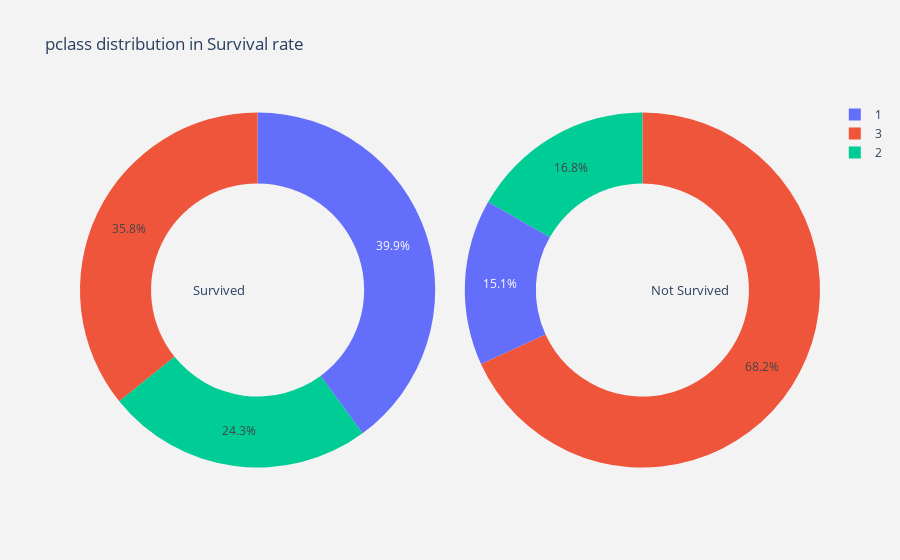
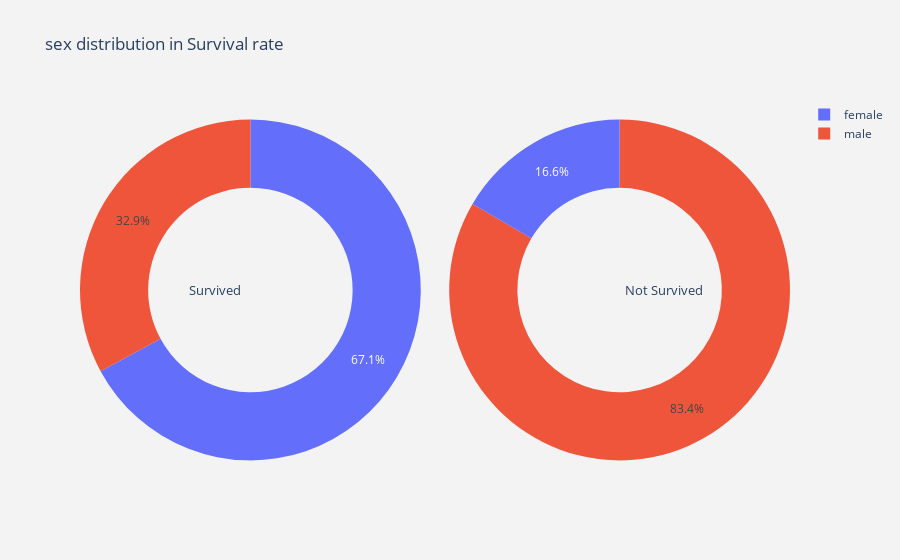
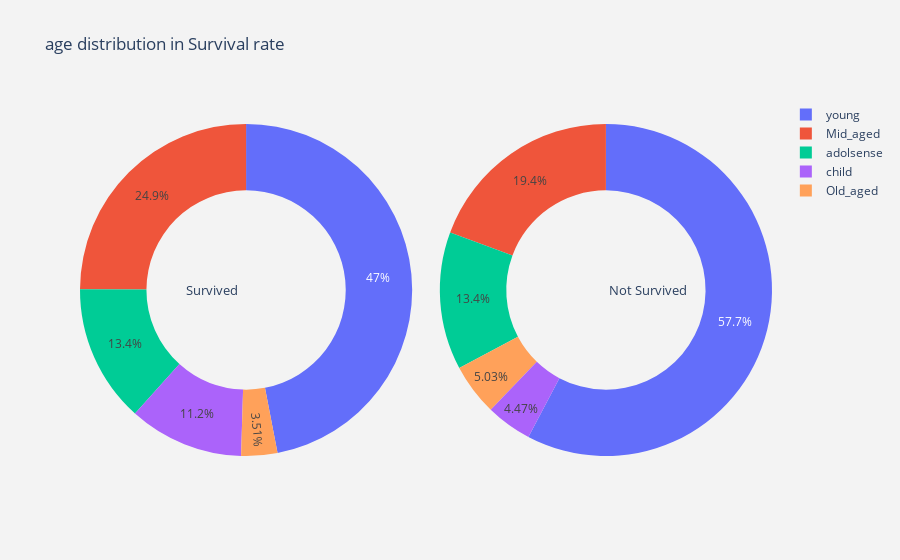
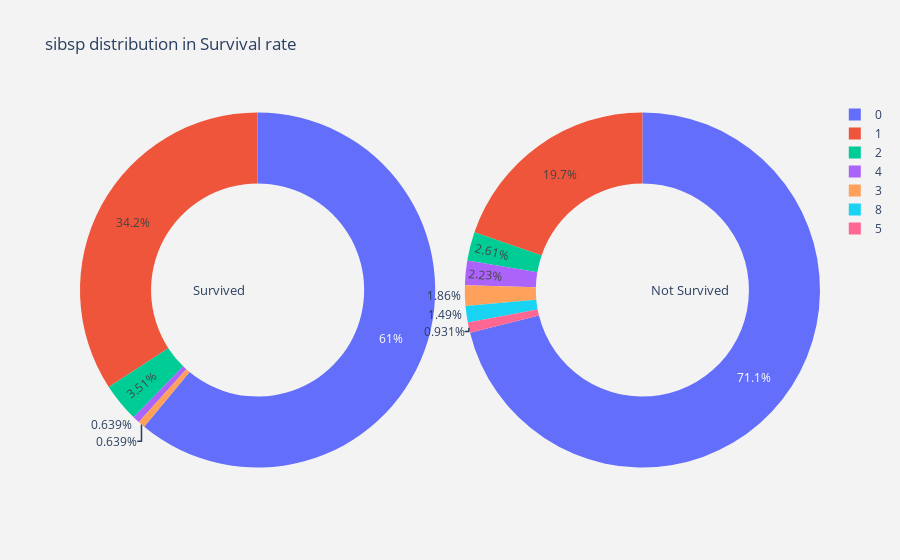

Notebook code cell kept with these figures, in order:
### Code cell
def plot_pie(column):
    temp1=go.Pie(values=survived[column].value_counts().values.tolist(),
                 labels=survived[column].value_counts().keys().tolist(),
                  domain  = dict(x = [0,.48]),
                 hole=.6,
                 name='Survived')
    temp2=go.Pie(values=nosurvived[column].value_counts().values.tolist(),
                 labels=nosurvived[column].value_counts().keys().tolist(),
                domain  = dict(x = [.52,1]),
                hole=.6,
                 name='Didnt Survive')
    layout = go.Layout(dict(title = column + " distribution in Survival rate ",
                            plot_bgcolor  = "rgb(243,243,243)",
                            paper_bgcolor = "rgb(243,243,243)",
                            annotations = [dict(text = "Survived",
                                                font = dict(size = 13),
                                                showarrow = False,
                                                x = .15, y = .5),
                                           dict(text = "Not Survived",
                                                font = dict(size = 13),
                                                showarrow = False,
                                                x = .88,y = .5
                                               )
                                          ]
                           )
                      )
    
    data=[temp1,temp2]
    fig=go.Figure(data=data,layout=layout)
    py.iplot(fig)
    
    
target_col=['survived','fare'] 
colz=[i for i in df1.columns if i not in target_col]
for i in colz:
    plot_pie(i)

### Figure 1 — Plotly figure (JSON) as saved in the notebook; plotly's stock layout.template omitted (floating-point values rounded to 4 significant figures)
{"data": [{"domain": {"x": [0, 0.48]}, "hole": 0.6, "labels": [1, 3, 2], "name": "Survived", "type": "pie", "values": [125, 112, 76]}, {"domain": {"x": [0.52, 1]}, "hole": 0.6, "labels": [3, 2, 1], "name": "Didnt Survive", "type": "pie", "values": [366, 90, 81]}], "layout": {"annotations": [{"font": {"size": 13}, "showarrow": false, "text": "Survived", "x": 0.15, "y": 0.5}, {"font": {"size": 13}, "showarrow": false, "text": "Not Survived", "x": 0.88, "y": 0.5}], "paper_bgcolor": "rgb(243,243,243)", "plot_bgcolor": "rgb(243,243,243)", "title": {"text": "pclass distribution in Survival rate "}}}

### Figure 2 — Plotly figure (JSON) as saved in the notebook; plotly's stock layout.template omitted (floating-point values rounded to 4 significant figures)
{"data": [{"domain": {"x": [0, 0.48]}, "hole": 0.6, "labels": ["female", "male"], "name": "Survived", "type": "pie", "values": [210, 103]}, {"domain": {"x": [0.52, 1]}, "hole": 0.6, "labels": ["male", "female"], "name": "Didnt Survive", "type": "pie", "values": [448, 89]}], "layout": {"annotations": [{"font": {"size": 13}, "showarrow": false, "text": "Survived", "x": 0.15, "y": 0.5}, {"font": {"size": 13}, "showarrow": false, "text": "Not Survived", "x": 0.88, "y": 0.5}], "paper_bgcolor": "rgb(243,243,243)", "plot_bgcolor": "rgb(243,243,243)", "title": {"text": "sex distribution in Survival rate "}}}

### Figure 3 — Plotly figure (JSON) as saved in the notebook; plotly's stock layout.template omitted (floating-point values rounded to 4 significant figures)
{"data": [{"domain": {"x": [0, 0.48]}, "hole": 0.6, "labels": ["young", "Mid_aged", "adolsense", "child", "Old_aged"], "name": "Survived", "type": "pie", "values": [147, 78, 42, 35, 11]}, {"domain": {"x": [0.52, 1]}, "hole": 0.6, "labels": ["young", "Mid_aged", "adolsense", "Old_aged", "child"], "name": "Didnt Survive", "type": "pie", "values": [310, 104, 72, 27, 24]}], "layout": {"annotations": [{"font": {"size": 13}, "showarrow": false, "text": "Survived", "x": 0.15, "y": 0.5}, {"font": {"size": 13}, "showarrow": false, "text": "Not Survived", "x": 0.88, "y": 0.5}], "paper_bgcolor": "rgb(243,243,243)", "plot_bgcolor": "rgb(243,243,243)", "title": {"text": "age distribution in Survival rate "}}}

### Figure 4 — Plotly figure (JSON) as saved in the notebook; plotly's stock layout.template omitted (floating-point values rounded to 4 significant figures)
{"data": [{"domain": {"x": [0, 0.48]}, "hole": 0.6, "labels": [0, 1, 2, 4, 3], "name": "Survived", "type": "pie", "values": [191, 107, 11, 2, 2]}, {"domain": {"x": [0.52, 1]}, "hole": 0.6, "labels": [0, 1, 2, 4, 3, 8, 5], "name": "Didnt Survive", "type": "pie", "values": [382, 106, 14, 12, 10, 8, 5]}], "layout": {"annotations": [{"font": {"size": 13}, "showarrow": false, "text": "Survived", "x": 0.15, "y": 0.5}, {"font": {"size": 13}, "showarrow": false, "text": "Not Survived", "x": 0.88, "y": 0.5}], "paper_bgcolor": "rgb(243,243,243)", "plot_bgcolor": "rgb(243,243,243)", "title": {"text": "sibsp distribution in Survival rate "}}}
